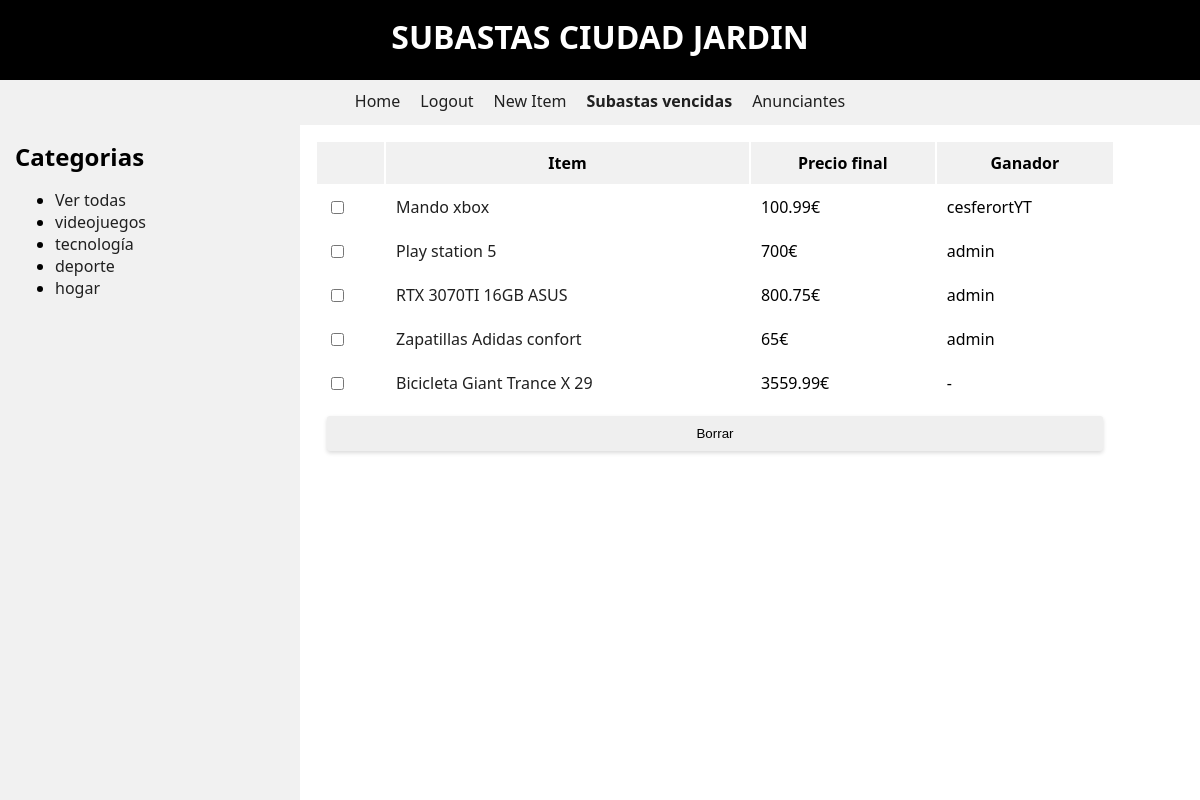
The page /php/UD5/views/overdueitems.php (signed in) on the database its author committed.
### tables this page shows
CREATE TABLE IF NOT EXISTS `categoria` (
  `id` int(11) NOT NULL AUTO_INCREMENT,
  `categoria` varchar(30) NOT NULL,
  PRIMARY KEY (`id`)
);

CREATE TABLE IF NOT EXISTS `item` (
  `id` int(11) NOT NULL AUTO_INCREMENT,
  `id_cat` int(11) NOT NULL,
  `id_user` int(11) NOT NULL,
  `nombre` varchar(50) NOT NULL,
  `precio_partida` float NOT NULL,
  `descripcion` varchar(200) NOT NULL,
  `fechafin` datetime NOT NULL,
  PRIMARY KEY (`id`),
  KEY `id_cat` (`id_cat`,`id_user`),
  KEY `id_user` (`id_user`)
);

CREATE TABLE IF NOT EXISTS `puja` (
  `id` int(11) NOT NULL AUTO_INCREMENT,
  `id_item` int(11) NOT NULL,
  `id_user` int(11) NOT NULL,
  `cantidad` float NOT NULL,
  `fecha` date NOT NULL,
  PRIMARY KEY (`id`),
  KEY `id_item` (`id_item`,`id_user`),
  KEY `id_user` (`id_user`)
);

CREATE TABLE IF NOT EXISTS `usuario` (
  `id` int(11) NOT NULL AUTO_INCREMENT,
  `username` varchar(40) NOT NULL,
  `nombre` varchar(100) NOT NULL,
  `password` varchar(40) NOT NULL,
  `email` varchar(100) NOT NULL,
  `cadenaverificacion` varchar(100) NOT NULL,
  `activo` tinyint(4) NOT NULL,
  `falso` tinyint(4) NOT NULL,
  PRIMARY KEY (`id`)
);

### php/UD5/db/model.php (called while the page is built, shortened)
<?php
function getCategories($conn)
{
    $sql = "SELECT * FROM CATEGORIA";
    $query = mysqli_query($conn, $sql);
    $result = [];
    while ($category = mysqli_fetch_assoc($query)) {
        $result[] = $category;
    }
    return $result;
}
function  getExpiredItems($conn){
    $items = [];
    $sql = "select * from item where TIMESTAMPDIFF(SECOND, fechafin, now()) > 1";
    $statement = $conn->prepare($sql);
    $prepared = true;
    $executed = $statement->execute();
    if ($prepared and $executed) {
        $result = $statement->get_result();
        while ($item = $result->fetch_assoc()) {
            $items[] = $item;
        }
    }
    return $items;
}
function getItemsBids($conn, $item)
{
    $sql = "SELECT * FROM PUJA WHERE id_item=? ORDER BY cantidad DESC ";
    $bids = [];
    $statement = $conn->prepare($sql);
    $prepared = $statement->bind_param("i", $item);
    $executed = $statement->execute();
    if ($prepared and $executed) {
        $result = $statement->get_result();
        while ($item = $result->fetch_assoc()) {
            $bids[] = $item;
        }
    }
    return $bids;
}
function getUsername($conn, $id)
{
    $sql = "SELECT * FROM usuario WHERE id=?";
    $statement = $conn->prepare($sql);
    $prepared = $statement->bind_param("i", $id);
    $executed = $statement->execute();
    $user = false;
    if ($prepared and $executed) {
        $user = $statement->get_result()->fetch_assoc()['username'];
    }
    return $user;
}

### php/UD5/views/overdueitems.php (the view, shortened to what this page needs)
<?php require_once "./header.php";
    $items = getExpiredItems($conn);
?>
<div class="overdue">
    <form action="<?php echo $_SERVER['PHP_SELF'] ?>" method="POST">
    <table>
        <tr>
            <th></th>
            <th>Item</th>
            <th>Precio final</th>
            <th>Ganador</th>
        </tr>
        <?php
            foreach ($items as $item) {
                $bid = getItemsBids($conn,$item['id']);
                $bid = isset($bid[0]) ? $bid[0] : false;
                $winner = $bid ? getUsername($conn,$bid['id_user']) : "-";
                $quantity = $bid ? $bid['cantidad'] : $item['precio_partida'];
                echo "<tr>";
                echo "<td><input type='checkbox' name='selected[]' value='".$item['id']."'></td>";
                echo "<td>";
                echo "<a href='".$_SERVER['PHP_SELF']."?item=".$item['id']."'>".$item['nombre']."</a>";
                echo "</td>";
                echo "<td>".$quantity.CURRENCY."</td>";
                echo "<td>".$winner."</td>";
                echo "</tr>";
            }
            echo '<tr><td colspan="4"><input id="delete" type="submit" value="Borrar" name="delete"></td></tr>';
        ?>
    </table>
    </form>
</div>
<?php require_once "./footer.php" ?>

### php/UD5/views/bar.php
<h2>Categorias</h2>
<?php
    echo "<ul>";
    if($conn) {
        $categories = getCategories($conn);
        $categoryIndex = isset($categoryIndex) ? $categoryIndex : "";
        if(count($categories))
            echo "<li><a ".($categoryIndex == "all" ? "class='selected'": "")." href='" . BASE_ROUTE . "/views/index.php?category=all'>Ver todas</a></li>";
        foreach ($categories as $category) {
            $class = ($category['id'] == $categoryIndex) ? "class='selected'" : "" ;
            echo "<li><a ".$class." href='" . BASE_ROUTE . "/views/index.php?category=".$category['id']."'>".$category['categoria']."</a></li>";
        }
    }
    echo "</ul>";
?>

### php/UD5/styles/master.css (style rules this page uses)
:root { --font : 'Segoe UI', Tahoma, Geneva, Verdana, sans-serif; --smooth-shadow : 0px 2px 4px rgba(0,0,0,.15); --lite-shadow: 0px 2px 4px rgba(0,0,0,.05); --error-color : #fa2000; --accent-color : dodgerblue; --white : #fff; --black : #000; --elegant-black : #202020; --shutdown-black : #404040; --lightgray : #f1f1f1; }
body { font-family: var(--font); margin: 0; }
a { text-decoration: none; color: var(--elegant-black); transition: .25s; }
#bar li { height: auto; }
#bar h2 { margin: 0; }
table { width: 100%; }
th { background: var(--lightgray); padding: 10px; }
td { padding: 10px; text-align: center; }
input[type='submit'] { cursor: pointer; padding: 10px; box-sizing: border-box; border: none; border-radius: 3px; box-shadow: var(--smooth-shadow); transition: .25s; }
div.overdue table { max-width: 800px; }
div.overdue table td { max-width: 200px; text-align: start; }
div.overdue input[type='submit']#delete { width:100%; }

### rows shown on the page
categoria: categoria "videojuegos"
categoria: categoria "tecnología"
categoria: categoria "deporte"
categoria: categoria "hogar"
item: nombre "Mando xbox", puja.cantidad "100.99", puja.id_user "cesferortYT"
item: nombre "Play station 5", puja.cantidad "700", puja.id_user "admin"
item: nombre "RTX 3070TI 16GB ASUS", puja.cantidad "800.75", puja.id_user "admin"
item: nombre "Zapatillas Adidas confort", puja.cantidad "65", puja.id_user "admin"
item: nombre "Bicicleta Giant Trance X 29", precio_partida "3559.99", winner "-"
